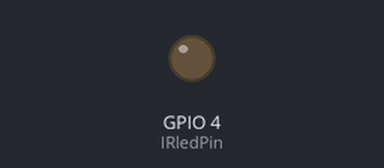
A sketch run on a simulated ESP8266 (NodeMCU). Shown: output pins drawn as LEDs (lit = HIGH). Wiring (inferred from the names in the program): IR receiver: data GPIO 5. WiFi joins after 1.5 s; servers stay silent unless stated; uploads are accepted with an empty reply. At 11.8 s the program puts the board to deep sleep or switches it off; the recording ends there.

Above: at 0.1 s.
At 1.6 s:
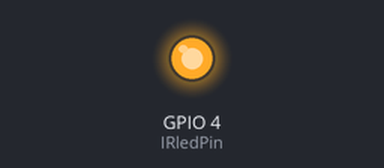
Timing chart, 0 to 11.8 s (numbered marks = the images above):
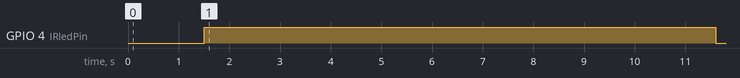

The sketch:

WiFi_IR.ino
```cpp
#include <ESP8266WiFi.h>
#include <ESP8266HTTPClient.h>

const char* ssid = "***";  // type your ssid
const char* password = "***";    // type your password
WiFiClient client;

int IRledPin = 4;                     // Dioda IR nadawcz
int TSOPPin = 5;                      // Dioda TSOP odbiorcza
boolean CurrentStatus = false;        // Curren box status 0-empty 1-no empty

void setup() {
  pinMode(TSOPPin, INPUT);
  pinMode(IRledPin, OUTPUT);
  digitalWrite(IRledPin, LOW);
  WiFiConnect();
}

void loop() {
  measurement();
  ESP.deepSleep(10e6);
}

//////
//IR//
//////

// Measurement IR
void measurement()
{
  digitalWrite(IRledPin, HIGH);
  delay(100);
  //int resault = remote();
  int resault = pulseIn(TSOPPin,LOW,10000000);  //waiting 10 seconds for IR signal
  digitalWrite(IRledPin, LOW);
  reaction(resault);
}

// Reaction if something in box
void reaction(int resault){
  if(resault == 0){
    SendGET("1");
  }
  else{
    SendGET("0");
  }
}

////////
//WiFi//
////////

// Connect to WiFi network
void WiFiConnect() {
  WiFi.mode(WIFI_AP_STA);
  WiFi.begin(ssid, password);
  while (WiFi.status() != WL_CONNECTED) {
    delay(500);
  }
}

// Send GET to URL
void SendGET(String Data)
{
 if(WiFi.status()== WL_CONNECTED){
  String URL = "http://10.0.0.2:5000/state/"+Data;
  HTTPClient http;

  http.begin(URL);  //Specify request destination
  http.addHeader("Content-Type", "text/plain");  //Specify content-type header
  int httpCode = http.POST(Data);       //Send the request (returning code
//  int httpCode = http.GET();
  String payload = http.getString();                  //Get the response payload
  http.end();

 }
}
```

Measured:
- by itself, GPIO 4 (IRledPin): LOW → HIGH at 1.5 s, → LOW 10.1 s later
